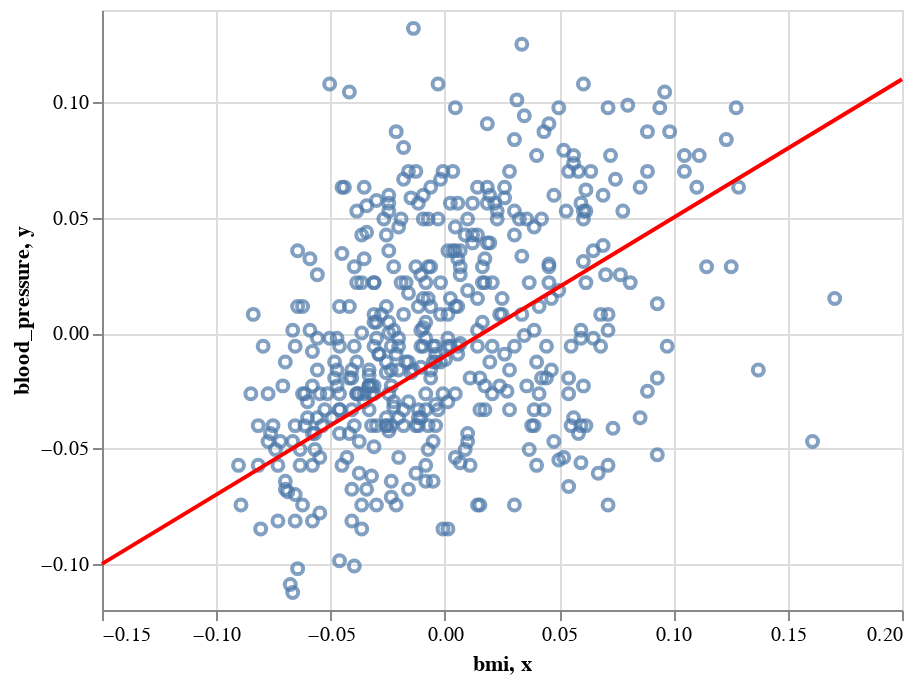

The cell this chart's notebook holds for it:
### Code cell
m = .6
b = -.01
mse = compute_mse(df["blood_pressure"], compute_all_y(df["bmi"], m, b))
print("MSE:", mse)
alt.Chart(df).mark_point().encode(x="bmi", y="blood_pressure") + alt.Chart(pd.DataFrame([(-.15, compute_y(-.15, m, b)), (.2, compute_y(.2, m, b))], columns=["x", "y"])).mark_line(color='red').encode(x="x", y="y")

### Figure 1 — Vega-Lite specification as saved in the notebook (floating-point values rounded to 4 significant figures; data arrays with more than 128 entries replaced by an {"elided": "..."} marker saying what was removed)
{"$schema": "https://vega.github.io/schema/vega-lite/v2.6.0.json", "config": {"view": {"height": 300, "width": 400}}, "datasets": {"data-589c6de015fd0cf6a5b03f8927576ecc": {"elided": "442 records"}, "data-ad72db7751cc753f0ec5a113259b43e7": [{"x": -0.15, "y": -0.1}, {"x": 0.2, "y": 0.11}]}, "layer": [{"data": {"name": "data-589c6de015fd0cf6a5b03f8927576ecc"}, "encoding": {"x": {"field": "bmi", "type": "quantitative"}, "y": {"field": "blood_pressure", "type": "quantitative"}}, "mark": "point"}, {"data": {"name": "data-ad72db7751cc753f0ec5a113259b43e7"}, "encoding": {"x": {"field": "x", "type": "quantitative"}, "y": {"field": "y", "type": "quantitative"}}, "mark": {"color": "red", "type": "line"}}]}
